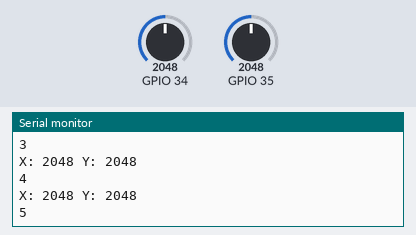
Bench run of a sketch on a simulated ESP32. On the bench: the last lines printed to the serial monitor. The inputs (shaded band) are chosen by the test bench; at power-on: GPIO 34 = 2048, GPIO 35 = 2048.

Above: at 1.2 s.
1.3 s: GPIO 34 set to 2866
At 1.44 s:
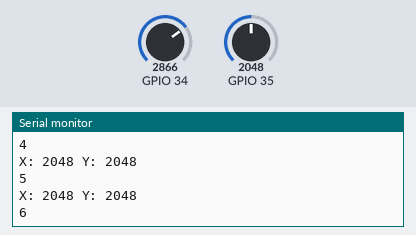
2.8 s: GPIO 35 set to 2866
At 2.94 s:
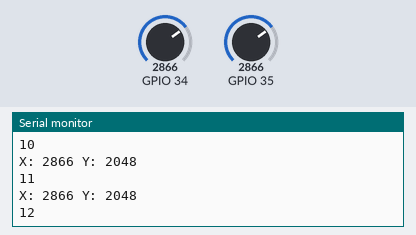
4.3 s: GPIO 34 set to 3603
At 4.45 s:
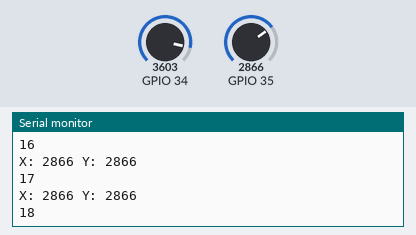
5.8 s: GPIO 35 set to 3603
At 5.95 s:
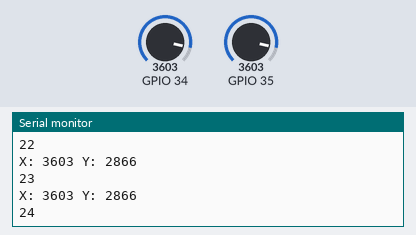
Timing chart, 0 to 8.3 s (numbered marks = the images above; inputs shaded):
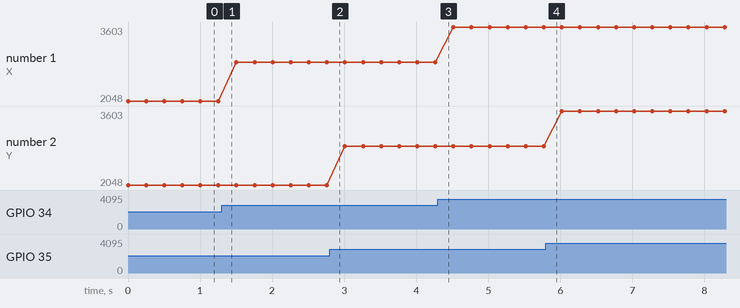

Measured:
- plotted number 1: 2048 → 2866 after the input at 1.3 s, 2866 → 3603 after the input at 4.3 s

The sketch:

analog.ino
```cpp
void setup()
{

  // put your setup code here, to run once:
  pinMode(34, INPUT);
  pinMode(35, INPUT);

  Serial.begin(9600);
}

void loop(){
  Serial.println();
  Serial.print(cmd());
  delay(250);
}

int cmd()
{
  // put your main code here, to run repeatedly:
  Serial.print("X: ");
  Serial.print(analogRead(34));
  Serial.print(" Y: ");
  Serial.print(analogRead(35));
  Serial.println();
  if ((abs(analogRead(34)-1740)<100) and (abs(analogRead(35)-1740)<100)){
      return 0;
    }
  if ((abs(analogRead(34)-1740)<100) and (abs(analogRead(35))<100)){
      return 1;
    }
  if ((abs(analogRead(34)-1740)<100) and (abs(analogRead(35)-4095)<100)){
      return 2;
    }
  if ((abs(analogRead(34))<100) and (abs(analogRead(35)-1740)<100)){
      return 3;
    }
  if ((abs(analogRead(34)-4095)<100) and (abs(analogRead(35)-1740)<100)){
     return 4;
    }
}
```
